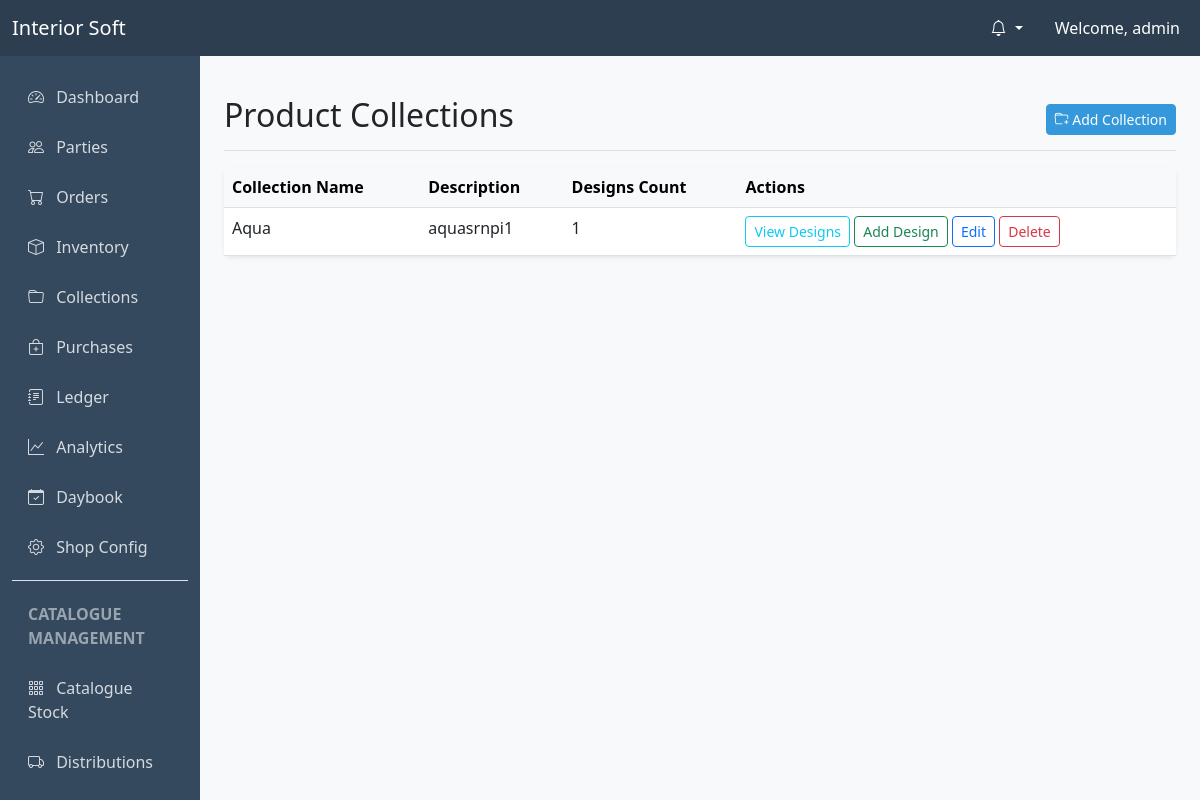
/inventory/collections/ (signed in), run on the app's committed database.
### users/models.py (models this page shows, shortened)
class User(AbstractUser):
    SUPERADMIN = 'superadmin'
    ADMIN = 'admin'
    ACCOUNTANT = 'accountant'
    WAREHOUSE_MANAGER = 'warehouse_manager'
    DELIVERY_PERSON = 'delivery_person'
    MARKETING_PERSON = 'marketing_person'
    ROLE_CHOICES = (
        (SUPERADMIN, 'SuperAdmin'),
        (ADMIN, 'Admin'),
        (ACCOUNTANT, 'Accountant'),
        (WAREHOUSE_MANAGER, 'Warehouse Manager'),
        (DELIVERY_PERSON, 'Delivery Person'),
        (MARKETING_PERSON, 'Marketing Person'),
    )
    role = models.CharField(max_length=20, choices=ROLE_CHOICES, default=ADMIN)
    phone_number = models.CharField(max_length=15, blank=True, null=True)
    def is_superadmin(self):
        return self.role == self.SUPERADMIN
    def is_admin(self):
        return self.role == self.ADMIN or self.role == self.SUPERADMIN
    def is_warehouse_manager(self):
        return self.role == self.WAREHOUSE_MANAGER
    def is_delivery_person(self):
        return self.role == self.DELIVERY_PERSON

### inventory/models.py (models this page shows, shortened)
class Collection(models.Model):
    name = models.CharField(max_length=100, unique=True)
    description = models.TextField(blank=True, null=True)
    created_at = models.DateTimeField(auto_now_add=True)

### inventory/views.py (the view)
# urls.py: path('collections/', views.CollectionListView.as_view(), name='collection_list'),
class CollectionListView(LoginRequiredMixin, AdminAccountantMixin, ListView):
    model = Collection
    template_name = 'inventory/collection_list.html'
    context_object_name = 'collections'

### core/context_processors.py (called while the page is built)
def notifications(request):
    if request.user.is_authenticated:
        unread_notifications = request.user.notifications.filter(is_seen=False)
        return {
            'unread_notifications': unread_notifications,
            'unread_notifications_count': unread_notifications.count()
        }
    return {}

### inventory/views.py (called while the page is built)
    def test_func(self):
        return self.request.user.is_admin() or self.request.user.is_accountant()

### shop_config/context_processors.py (called while the page is built)
def shop_info(request):
    config, created = ShopConfiguration.objects.get_or_create(pk=1, defaults={'shop_name': 'Interior Soft'})
    return {
        'shop_config': config
    }

### templates/inventory/collection_list.html (shortened to what this page needs)
{% extends "base.html" %}
{% block content %}
<div class="d-flex justify-content-between flex-wrap flex-md-nowrap align-items-center pt-3 pb-2 mb-3 border-bottom">
    <h1 class="h2">Product Collections</h1>
    <div class="btn-toolbar mb-2 mb-md-0">
        <a href="{% url 'collection_create' %}" class="btn btn-sm btn-primary">
            <i class="bi bi-folder-plus"></i> Add Collection
        </a>
    </div>
</div>
<div class="card shadow-sm">
    <div class="card-body p-0">
        <div class="table-responsive">
            <table class="table table-hover mb-0">
                <thead class="table-light">
                    <tr>
                        <th>Collection Name</th>
                        <th>Description</th>
                        <th>Designs Count</th>
                        <th>Actions</th>
                    </tr>
                </thead>
                <tbody>
                    {% for collection in collections %}
                    <tr>
                        <td>{{ collection.name }}</td>
                        <td>{{ collection.description|default:"-" }}</td>
                        <td>{{ collection.designs.count }}</td>
                        <td>
                            <a href="{% url 'stock_list' %}?q={{ collection.name }}" class="btn btn-sm btn-outline-info">View Designs</a>
                            <a href="{% url 'designtype_create' %}?collection={{ collection.id }}" class="btn btn-sm btn-outline-success">Add Design</a>
                            <a href="{% url 'collection_update' collection.pk %}" class="btn btn-sm btn-outline-primary">Edit</a>
                            <a href="{% url 'collection_delete' collection.pk %}" class="btn btn-sm btn-outline-danger" onclick="return confirm('Delete this collection and all its designs?')">Delete</a>
                        </td>
                    </tr>
                    {% empty %}
                    <tr>
                        <td colspan="4" class="text-center py-3">No collections found</td>
                    </tr>
                    {% endfor %}
                </tbody>
            </table>
        </div>
    </div>
</div>
{% endblock %}

### templates/base.html (shortened to what this page needs)
<!DOCTYPE html>
<html lang="en">
<head>
    <link href="https://cdn.jsdelivr.net/npm/bootstrap@5.3.0/dist/css/bootstrap.min.css" rel="stylesheet">
    <link rel="stylesheet" href="https://cdn.jsdelivr.net/npm/bootstrap-icons@1.10.0/font/bootstrap-icons.css">
    <link href="https://cdn.jsdelivr.net/npm/select2@4.1.0-rc.0/dist/css/select2.min.css" rel="stylesheet" />
    <link href="https://cdn.jsdelivr.net/npm/select2-bootstrap-5-theme@1.3.0/dist/select2-bootstrap-5-theme.min.css" rel="stylesheet" />
</head>
<body>
    <nav class="navbar navbar-expand-lg navbar-dark sticky-top">
        <div class="container-fluid">
            <a class="navbar-brand" href="{% url 'dashboard' %}">Interior Soft</a>
            <div class="collapse navbar-collapse" id="navbarNav">
                <ul class="navbar-nav ms-auto">
                    {% if user.is_authenticated %}
                        <li class="nav-item dropdown me-3">
                            <a class="nav-link dropdown-toggle text-white" href="#" id="notifDropdown" role="button" data-bs-toggle="dropdown" aria-expanded="false">
                                <i class="bi bi-bell"></i>
                            </a>
                        </li>
                        <li class="nav-item d-none d-lg-block">
                            <span class="nav-link text-white">Welcome, {{ user.username }}</span>
                        </li>
                    {% else %}
                        <li class="nav-item">
                            <a class="nav-link" href="{% url 'login' %}">Login</a>
                        </li>
                    {% endif %}
                </ul>
            </div>
        </div>
    </nav>
    <div class="container-fluid">
        <div class="row">
            {% if user.is_authenticated and request.resolver_match.url_name != 'login' %}
            <nav id="sidebarMenu" class="col-md-3 col-lg-2 d-md-block sidebar collapse">
                <div class="sidebar-nav-container">
                    <ul class="nav flex-column">
                        {% if user.is_admin or user.is_accountant or user.is_marketing_person %}
                        <li class="nav-item">
                            <a class="nav-link" href="{% url 'dashboard' %}">
                                <i class="bi bi-speedometer2 me-2"></i> Dashboard
                            </a>
                        </li>
                        <li class="nav-item">
                            <a class="nav-link" href="{% url 'party_list' %}">
                                <i class="bi bi-people me-2"></i> Parties
                            </a>
                        </li>
                        {% endif %}
                        {% if user.is_admin or user.is_accountant %}
                        <li class="nav-item">
                            <a class="nav-link" href="{% url 'order_list' %}">
                                <i class="bi bi-cart me-2"></i> Orders
                            </a>
                        </li>
                        <li class="nav-item">
                            <a class="nav-link" href="{% url 'stock_list' %}">
                                <i class="bi bi-box me-2"></i> Inventory
                            </a>
                        </li>
                        <li class="nav-item">
                            <a class="nav-link" href="{% url 'collection_list' %}">
                                <i class="bi bi-folder me-2"></i> Collections
                            </a>
                        </li>
                        <li class="nav-item">
                            <a class="nav-link" href="{% url 'purchase_list' %}">
                                <i class="bi bi-bag-plus me-2"></i> Purchases
                            </a>
                        </li>
                        <li class="nav-item">
                            <a class="nav-link" href="{% url 'ledger_list' %}">
                                <i class="bi bi-journal-text me-2"></i> Ledger
                            </a>
                        </li>
                        <li class="nav-item">
                            <a class="nav-link" href="{% url 'analytics' %}">
                                <i class="bi bi-graph-up me-2"></i> Analytics
                            </a>
                        </li>
                        <li class="nav-item">
                            <a class="nav-link" href="{% url 'daybook' %}">
                                <i class="bi bi-calendar-check me-2"></i> Daybook
                            </a>
                        </li>
                        {% if user.is_admin %}
                        <li class="nav-item">
                            <a class="nav-link" href="{% url 'shop_config' %}">
                                <i class="bi bi-gear me-2"></i> Shop Config
                            </a>
                        </li>
                        {% endif %}
                        {% endif %}
                        {% if user.is_admin or user.is_accountant or user.is_marketing_person %}
                        <li class="nav-item border-top mt-2 pt-2">
                            <span class="nav-link disabled small text-uppercase fw-bold text-white-50">Catalogue Management</span>
                        </li>
                        <li class="nav-item">
                            <a class="nav-link {% if 'catalogues/inventory' in request.path %}active{% endif %}" href="{% url 'catalogue_inventory_list' %}">
                                <i class="bi bi-grid-3x3-gap me-2"></i> Catalogue Stock
                            </a>
                        </li>
                        <li class="nav-item">
                            <a class="nav-link {% if 'catalogues/distributions' in request.path %}active{% endif %}" href="{% url 'catalogue_distribution_list' %}">
                                <i class="bi bi-truck me-2"></i> Distributions
                            </a>
                        </li>
                        <li class="nav-item">
                            <a class="nav-link {% if 'catalogues/visits' in request.path %}active{% endif %}" href="{% url 'catalogue_visit_list' %}">
                            </a>
                        </li>
                        {% endif %}
                    </ul>
                </div>
            </nav>
            <main class="col-md-9 ms-sm-auto col-lg-10 px-md-4 py-4">
            {% else %}
            <main class="col-12 py-4">
            {% endif %}
                {% block content %}{% endblock %}
            </main>
        </div>
    </div>
</body>
</html>

### templates/base.html (style rules this page uses)
:root { --primary-color: #2c3e50; --secondary-color: #34495e; --accent-color: #3498db; }
body { font-family: 'Segoe UI', Tahoma, Geneva, Verdana, sans-serif; background-color: #f8f9fa; }
.navbar { background-color: var(--primary-color); }
.sidebar { height: calc(100vh - 56px); position: fixed; top: 56px; left: 0; z-index: 1000; background-color: var(--secondary-color); color: white; display: flex; flex-direction: column; padding-bottom: 0; overflow: hidden; }
.sidebar-nav-container { flex-grow: 1; overflow-y: auto; padding-top: 1rem; }
@media (min-width: 768px) { .sidebar { width: 16.666667%; } }
main { margin-left: 16.666667%; width: 83.333333%; padding-bottom: 60px; }
.sidebar .nav-link { color: rgba(255,255,255,0.8); margin: 5px 0; }
.card { border: none; box-shadow: 0 0.125rem 0.25rem rgba(0,0,0,0.075); }
.btn-primary { background-color: var(--accent-color); border-color: var(--accent-color); }
.nav-link { position: relative; }

### data on the page
User: username "admin"
Collection: name "Aqua", description "aquasrnpi1", designs.count "1"
